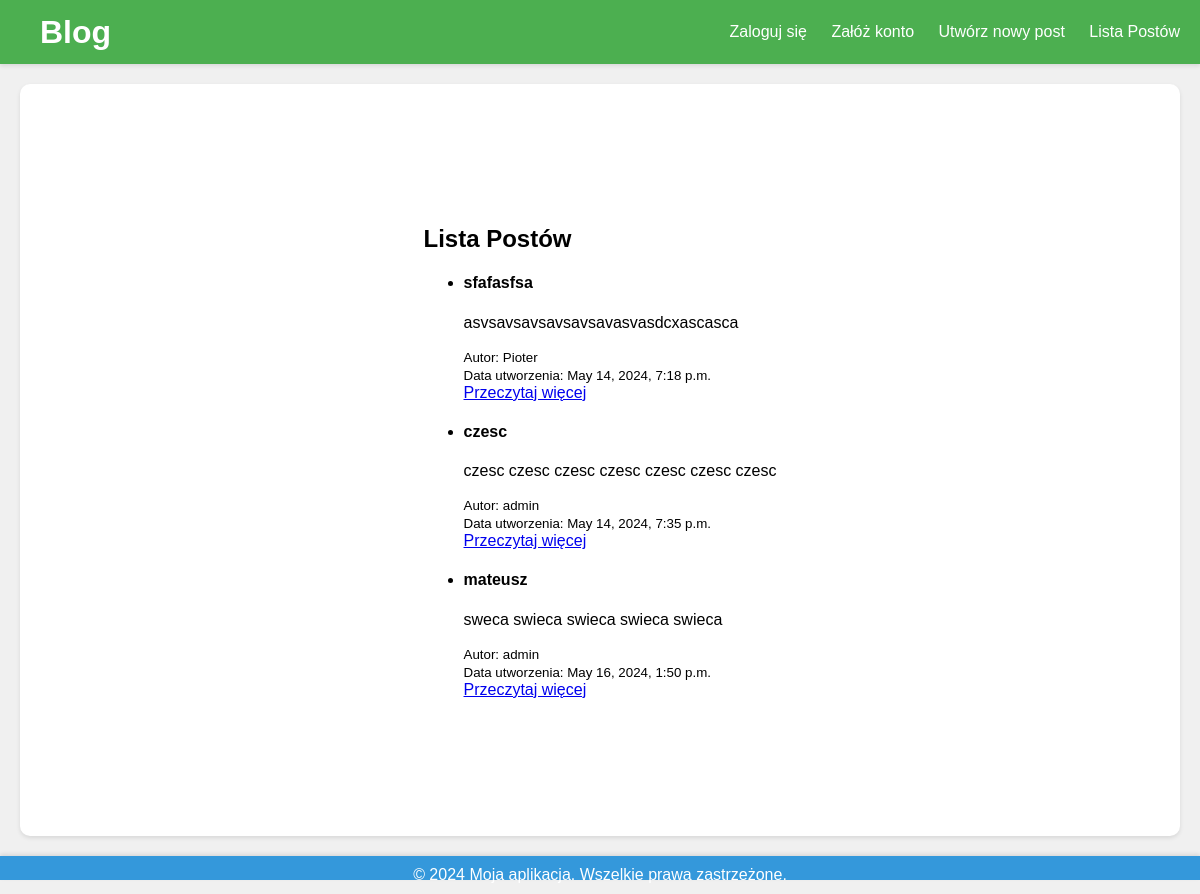
/posty/, run on the app's committed database.
### mainapp/models.py (models this page shows, shortened)
class Post(models.Model):
    tytul = models.CharField(max_length=200)
    tresc = models.TextField()
    data_utworzenia = models.DateTimeField(auto_now_add=True)
    autor = models.ForeignKey(User, on_delete=models.CASCADE)
    dostep = models.CharField(max_length=20, choices=[('Publiczny', 'Publiczny'), ('Ograniczony', 'Ograniczony')])
    haslo_dostepu = models.CharField(max_length=100, blank=True, null=True)
    image = models.ImageField(null=True, blank=True, upload_to="images/")

### mainapp/views.py (the view)
# urls.py: path('posty/', views.post_list, name='post_list'),
def post_list(request):
    posts = Post.objects.all()
    return render(request, './post/post_list.html', {'posts': posts})

### mainapp/templates/post/post_list.html (shortened to what this page needs)
{% extends "base.html" %}
{% block content %}
<div class="container mt-5">
  <div class="row justify-content-center">
    <div class="col-md-8">
      <h2>Lista Postów</h2>
      <ul class="list-group mt-3">
        {% for post in posts %}
        <li class="list-group-item">
          <h4>{{ post.tytul }}</h4>
          <p>{{ post.tresc }}</p>
          <small>Autor: {{ post.autor }}</small>
          <br>
          <small>Data utworzenia: {{ post.data_utworzenia }}</small>
          <br>
          <a href="{% url 'post_detail' post.id %}" class="btn btn-primary mt-2">Przeczytaj więcej</a>
        </li>
        {% endfor %}
      </ul>
    </div>
  </div>
</div>
{% endblock %}

### mainapp/templates/base.html (style rules this page uses)
body { margin: 0; padding: 0; font-family: Arial, sans-serif; background-color: #f0f0f0; }

### data on the page
Post: tytul "sfafasfsa", tresc "asvsavsavsavsavsavasvasdcxascasca", autor "Pioter", data_utworzenia "May 14, 2024, 7:18 p.m."
Post: tytul "czesc", tresc "czesc czesc czesc czesc czesc czesc czesc", autor "admin", data_utworzenia "May 14, 2024, 7:35 p.m."
Post: tytul "mateusz", tresc "sweca swieca swieca swieca swieca", autor "admin", data_utworzenia "May 16, 2024, 1:50 p.m."
